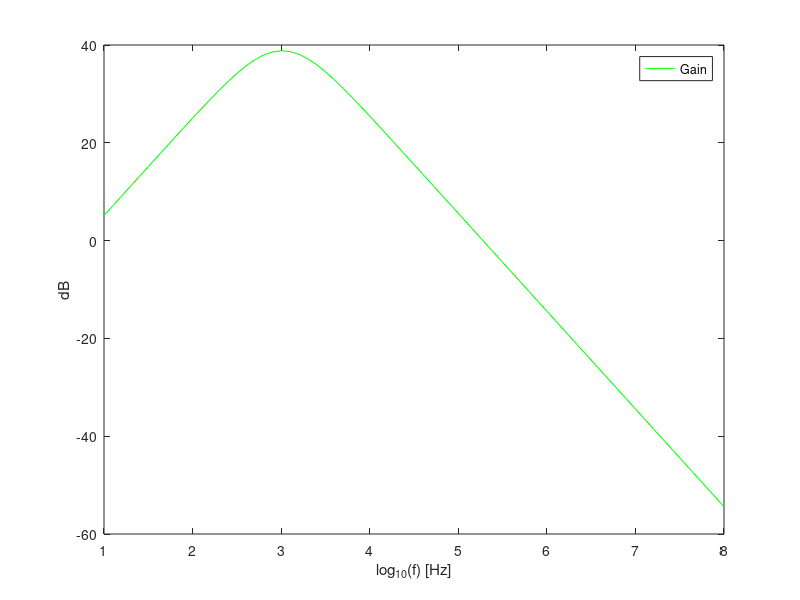

Reproduce this figure in MATLAB.
C1=220e-9;
C2=110e-9;
R1=1e3;
R2=1e3;
R3=130e3;
R4=1e3;

f=1000;

w=2*pi*f;

Zc1=1/(j*w*C1);
Zc2=1/(j*w*C2);

Zin=abs(Zc1+R1);
Zout=abs(1/(1/R2+1/Zc2));

vp=R1/(R1+Zc1);
amp=(1+R3/R4)*vp;
gain=abs(Zc2/(Zc2+R2)*amp);
gain_db=20*log10(gain);

gain_dev=gain_db-40;

t=1:0.1:8;
w=2*pi*power(10,t);

Zc1=1./(j*w*C1);
Zc2=1./(j*w*C2);

vp=R1./(R1+Zc1);
amp=(1+R3/R4).*vp;
fgain=abs(Zc2./(Zc2+R2).*amp);
fgain_db=20*log10(fgain)

max_gain=max(fgain_db);

x=0;

for i=1:length(fgain_db)
	if (fgain_db(i) >= max_gain-3 && !x)
		lowerCOF=power(10,t(i-1));
		x=1;
	endif
	if (fgain_db(i) <= max_gain-3 && x)
		higherCOF=power(10,t(i-1));
		x=0;
	endif
endfor

central_freq=sqrt(lowerCOF*higherCOF);

theo = figure();
plot (t, fgain_db, "g");
legend("Gain");
xlabel ("log_{10}(f) [Hz]");
ylabel ("dB");
print (theo, "theo.eps", "-depsc");
	
tab=fopen("gain.tex","w");

fprintf(tab, "Gain DB & %f dB \\\\ \\hline \n", gain_db);
fprintf(tab, "Gain & %f \\\\ \\hline \n", gain);
fprintf(tab, "Bandwidth & %f Hz \\\\ \\hline \n", higherCOF-lowerCOF);
fprintf(tab, "Central Frequency & %f Hz \\\\ \\hline \n", central_freq);
fprintf(tab, "Frequency Deviation & %f Hz \\\\ \\hline \n", abs(central_freq-1000));
fprintf(tab, "Gain Deviation & %f dB \\\\ \\hline \n", gain_db-40);
fclose(tab);	
	
tab=fopen("imp_octave.tex", "w");
fprintf(tab, "Input Impedance & %f Ohm \\\\ \\hline \n", Zin);
fprintf(tab, "Output Impedance & %f Ohm \\\\ \\hline \n", Zout);
fclose(tab);
